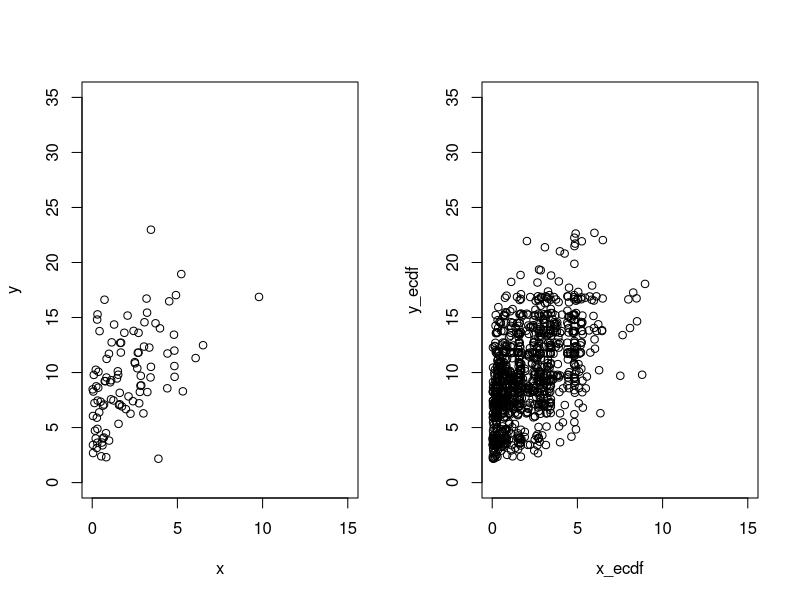
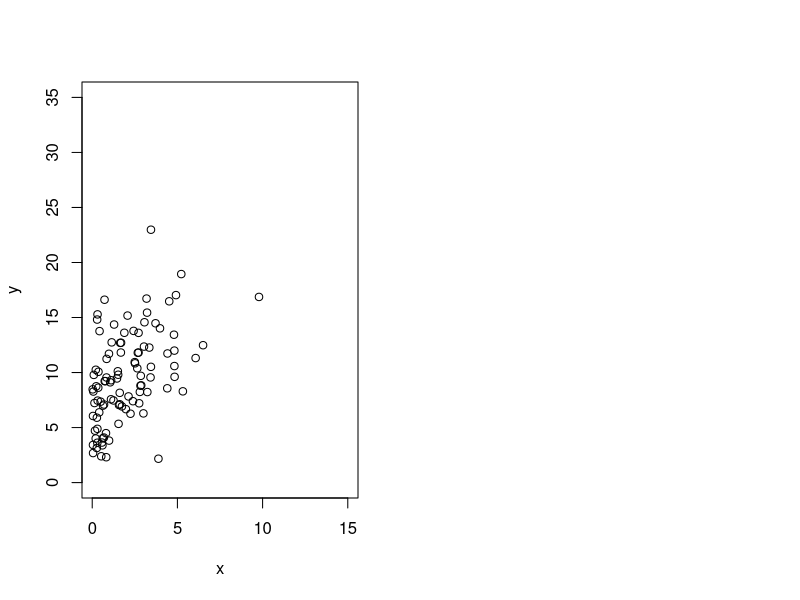
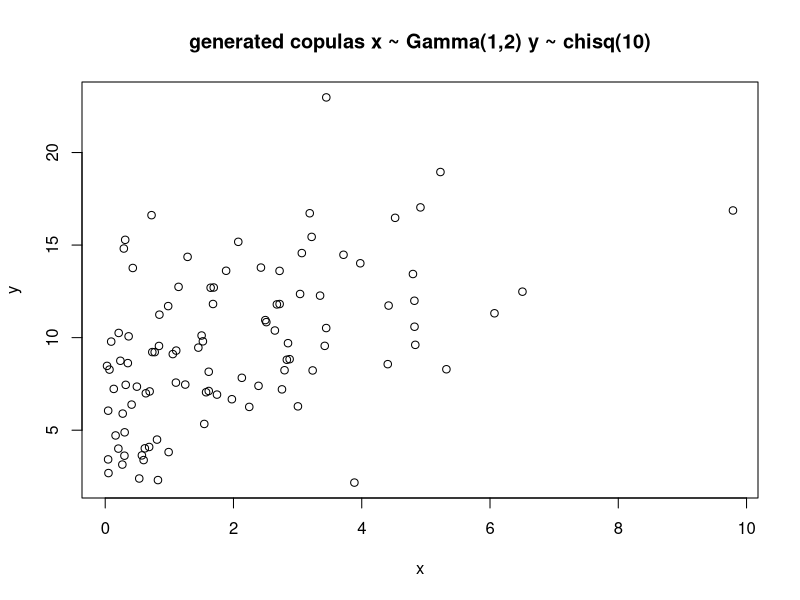
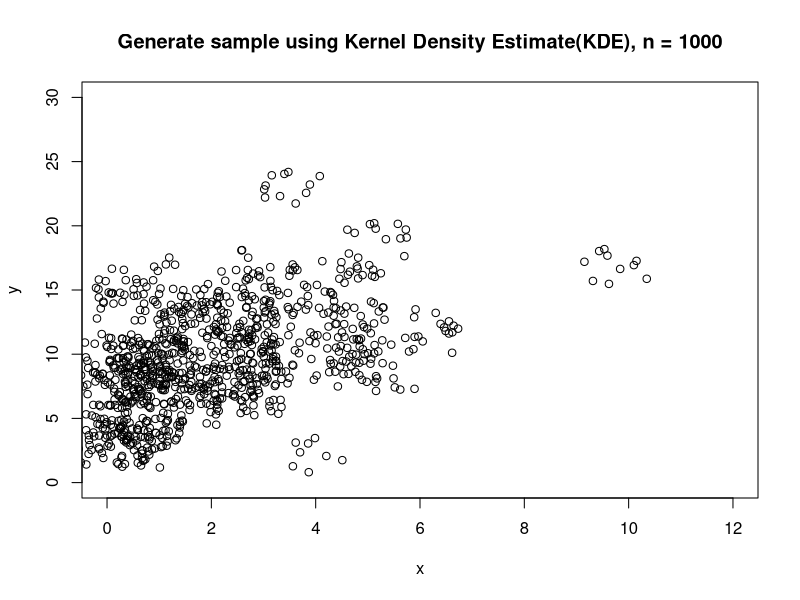

Generate these figures, in order, with R:
## ---- chunk 1
require(mvtnorm)
n <- 100
sigma <- matrix(c(1, 0.5, 0.5, 1), nrow = 2)
set.seed(098)
dat <- rmvnorm(n, sigma = sigma)
dat <- pnorm(dat)
x <- qgamma(dat[,1], shape = 1, scale = 2)
y <- qchisq(dat[,2], df = 10)

pdf('p1.pdf')
plot(x, y, main = "generated copulas x ~ Gamma(1,2) y ~ chisq(10)")
dev.off()
## ---- chunk 2
## generate random number with empirical cdf


n <- 1000
sigma <- matrix(c(1, 0.5, 0.5, 1), nrow = 2)
set.seed(456)
dat <- rmvnorm(n, sigma = sigma)
dat <- pnorm(dat)

x_ecdf <- quantile(x, dat[,1])
y_ecdf <- quantile(y, dat[,2])

par(mfrow = c(1,2))
plot(x, y, xlim = c(0, 15), ylim = c(0, 35))
plot(x_ecdf, y_ecdf, xlim = c(0, 15), ylim = c(0, 35))

## ---- chunk 3
## generate random number from KDE
## check the influence of bandwidth to the random number generating
sample.kernel <- function(n, x, y, adj){
  bw_x <- adj * density(x)$bw
  bw_y <- adj * density(y)$bw
  ind <- sample(1:100, n, replace = TRUE)
  x_kde <- x[ind] + runif(n, -bw_x, bw_x)
  y_kde <- y[ind] + runif(n, -bw_y, bw_y)
  cbind(x_kde, y_kde)
}
adj = 1
xy_kde <- sample.kernel(n, x, y, adj)

par(mfrow = c(1,2))
plot(x, y, xlim = c(0, 15), ylim = c(0, 35))
pdf('p2.pdf')
plot(xy_kde[,1], xy_kde[,2], xlim = c(0, 12), ylim = c(0, 30), main = "Generate sample using Kernel Density Estimate(KDE), n = 1000", xlab = "x", ylab = "y")
dev.off()
